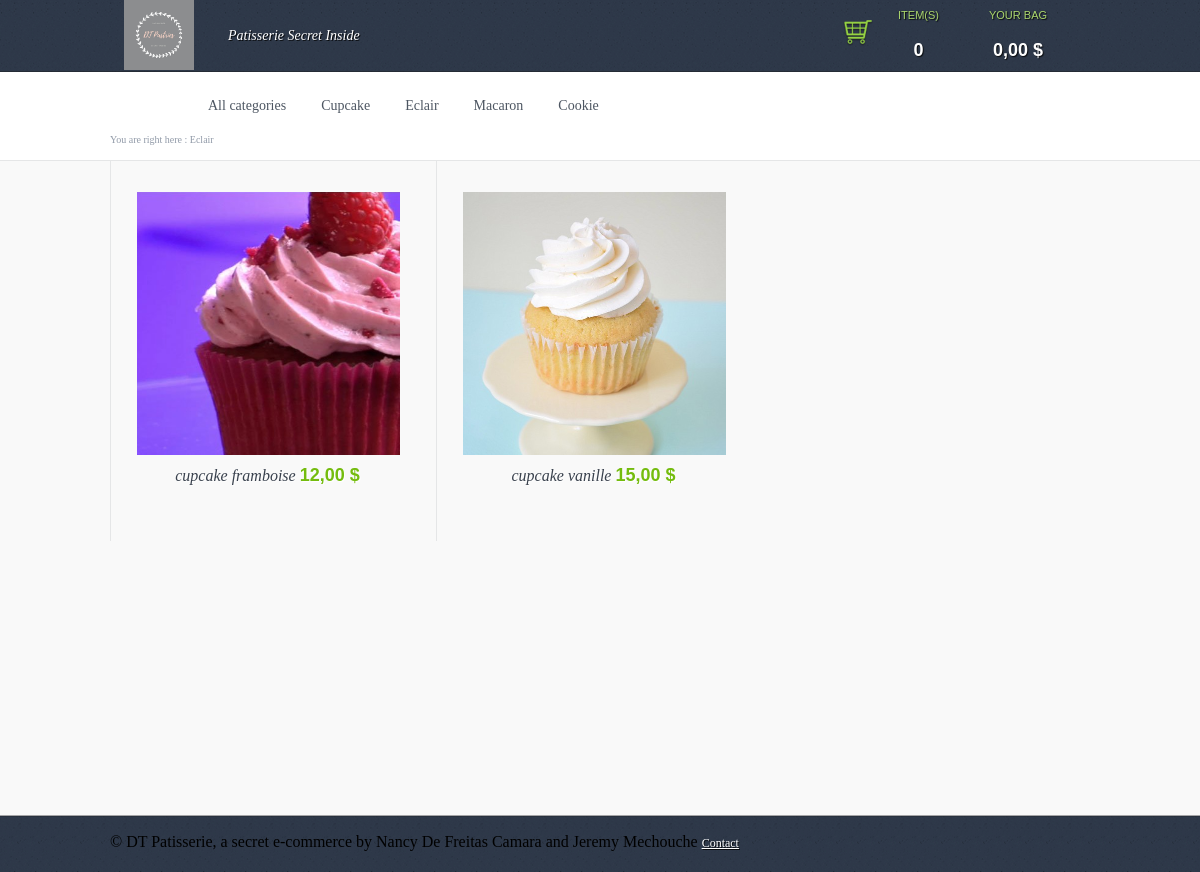
/category.php?id=1, run on the app's committed database.
### tables this page shows
CREATE TABLE IF NOT EXISTS `category` (
  `id` int(11) NOT NULL AUTO_INCREMENT,
  `category` varchar(50) NOT NULL,
  PRIMARY KEY (`id`)
);

CREATE TABLE IF NOT EXISTS `products` (
  `id` int(11) NOT NULL AUTO_INCREMENT,
  `name` varchar(255) NOT NULL,
  `price` float NOT NULL DEFAULT '0',
  `id_category` int(2) NOT NULL,
  `stock_quantity` int(11) NOT NULL,
  PRIMARY KEY (`id`)
);

### db.class.php (called while the page is built, shortened)
<?php
class DB{
	private $host = 'localhost';
	private $username = 'root';
	private $password = 'Mechassault93';
	private $database = 'tuto';
	private $db;
	public function __construct($host = null, $username = null, $password = null, $database = null){
		try{
			$this->db = new PDO('mysql:host='.$this->host.';dbname='.$this->database, $this->username, $this->password, array(
					PDO::MYSQL_ATTR_INIT_COMMAND => 'SET NAMES UTF8',
					PDO::ATTR_ERRMODE => PDO::ERRMODE_WARNING
				));
		}catch(PDOException $e){
			die('<h1>Impossible de se connecter a la base de donnee</h1>');
		}
	}
	public function query($sql, $data = array()){
		$req =$this->db->prepare($sql);
		$req->execute($data);
		return $req->fetchAll(PDO::FETCH_OBJ);
	}
}

### category.php (the view, shortened to what this page needs)
<?php require 'header.php'; ?>
<div id="wrap">
    <div id="menu">
        <ul class="wrap">
            <li> <a href="/">All categories</a> </li>
            <?php
            $id = $_GET['id'];
            $categories = $DB->query('SELECT * FROM category');
            foreach ($categories as $key => $categorie) {
                if($id == $key){
                    $ariane = $categorie->category;
                }
                ?>
                <li> <a href="category.php?id=<?php echo $categorie->id; ?>"><?php echo $categorie->category; ?></a> </li>
            <?php } ?>
        </ul>
    </div>
    <div id="ariane">
        <div class="wrap">
            You are right here : <?php echo $ariane; ?>
        </div>
    </div>
    <div id="main" class="clearfix">
        <div class="home">
            <div class="row">
                <div class="wrap">
                    <?php
                    $products = $DB->query('SELECT * FROM products WHERE id_category = ' . $id);
                    ?>
                    <?php foreach ($products as $product) { ?>
                        <div class="box">
                            <div class="product full">
                                <a href="#">
                                    <img style="width: 100%;" src="img/<?= $product->id; ?>.jpg">
                                </a>
                                <div class="description">
                                    <?= $product->name; ?>
                                    <a href="#" class="price"><?= number_format($product->price, 2, ',', ' '); ?> $</a>
                                </div>
                                <a class="add addPanier" href="addpanier.php?id=<?= $product->id; ?>">
                                </a>
                            </div>
                        </div>
                    <?php } ?>
                </div>
            </div>
        </div>
        <?php require 'footer.php'; ?>

### css/style.css (style rules this page uses)
html, body, div, span, applet, object, iframe, h1, h2, h3, h4, h5, h6, p, blockquote, pre, a, abbr, acronym, address, big, cite, code, del, dfn, em, img, ins, kbd, q, s, samp, small, strike, strong, sub, sup, tt, var, b, u, i, center, dl, dt, dd, ol, ul, li, fieldset, form, label, legend, table, caption, tbody, tfoot, thead, tr, th, td, article, aside, canvas, details, embed, figure, figcaption, footer, header, hgroup, menu, nav, output, ruby, section, summary, time, mark, audio, video { margin: 0; padding: 0; border: 0; font-size: 100%; font: inherit; vertical-align: baseline; }
body { line-height: 1; }
ol, ul { list-style: none; }
a img { border: none; }
.wrap { width: 980px; margin: 0 auto; }
#menu { background: #FFF; height: 38px; padding-top: 25px; }
#menu li { float: left; text-decoration: none; margin-right: 35px; }
#menu li a { font-size: 14px; color: #4d5662; text-decoration: none; text-shadow: 1px 1px 1px rgba(255, 255, 255, 0.8); }
#ariane { background: #FFF; font-size: 10px; color: #919aa8; padding-bottom: 15px; }
.home { background: #f9f9f9; }
.home .row { border-top: 1px solid #e5e6e7; height: 410px; }
.home .row .box { width: 300px; height: 350px; border-left: 1px solid #e5e6e7; padding-top: 30px; padding-left: 25px; float: left; }
.home .row .box .product { background: url("img/boxfull.png") no-repeat; width: 263px; height: 300px; position: relative; -webkit-transition-property: background; -moz-transition-property: background; -ms-transition-property: background; -o-transition-property: background; transition-property: background; -webkit-transition-duration: 2s; -moz-transition-duration: 2s; -ms-transition-duration: 2s; -o-transition-duration: 2s; transition-duration: 2s; -webkit-transition-delay: 2s; -moz-transition-delay: 2s; -ms-transition-delay: 2s; -o-transition-delay: 2s; transition-delay: 2s; }
.home .row .box .product a img { margin-left: 1px; margin-top: 1px; }
.home .row .box .product .description { font-size: 16px; color: #39414d; font-style: italic; text-align: center; padding-top: 8px; text-shadow: 1px 1px 1px white; }
.home .row .box .product .description a.price { font-family: 'Helvetica'; font-size: 18px; color: #74bc0e; font-weight: bold; font-style: normal; text-decoration: none; }
.home .row .box .product .add { background: url("img/sprites.png") no-repeat; background-position: 0 0; width: 43px; height: 44px; display: block; text-indent: -9898px; position: absolute; bottom: 25px; right: -13px; -webkit-transition: opacity 0.2s ease-in; }
* { margin: 0; padding: 0; }
html, body { height: 100%; }
#wrap { min-height: 100%; background: #F9F9F9; }
#main { overflow: auto; padding-bottom: 57px; }

### data on the page
category: category "Cupcake"
category: category "Eclair"
category: category "Macaron"
category: category "Cookie"
products: shows a picture, name "cupcake framboise", price "12,00"
products: shows a picture, name "cupcake vanille", price "15,00"

### other printed values
$panier->count() "0"
$panier->total() "0,00"
